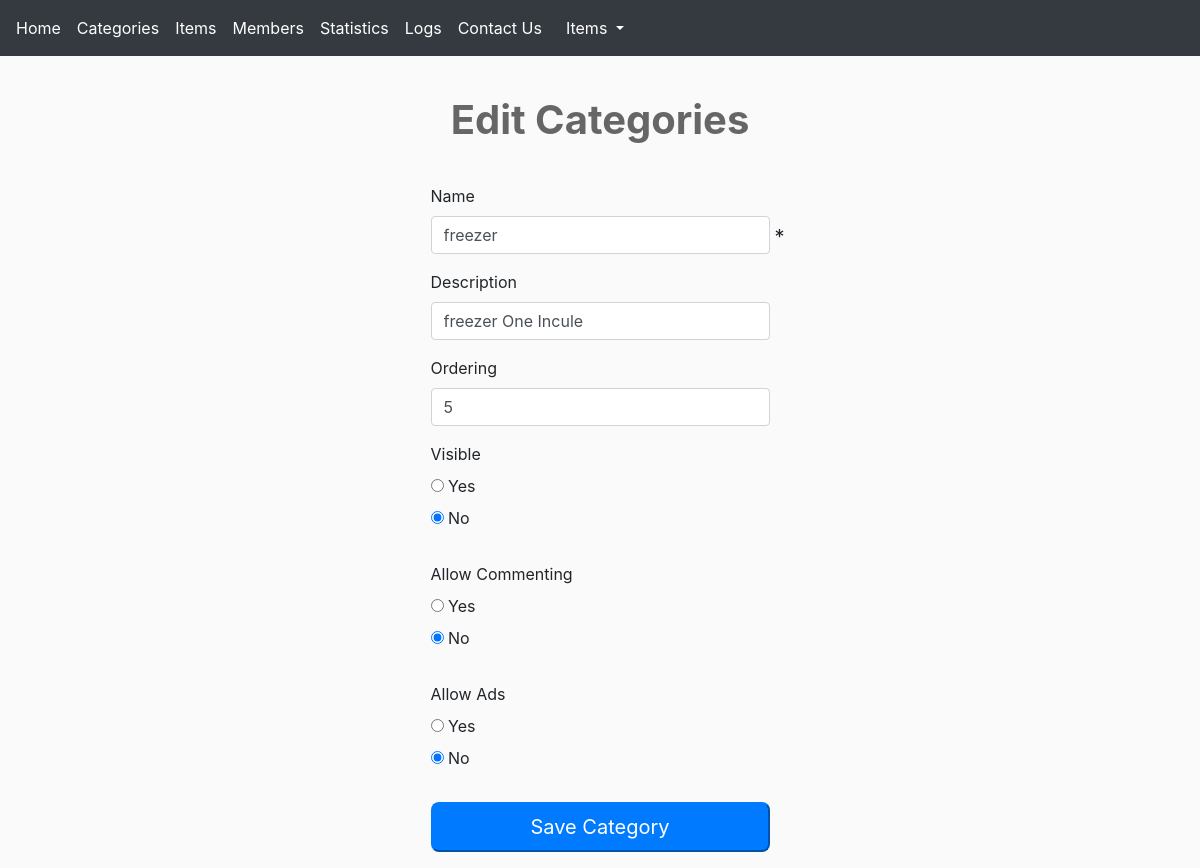
The page /categories.php?do=Edit&catid=1 (signed in) on the database its author committed.
### tables this page shows
CREATE TABLE `categories` (
  `ID` smallint(6) NOT NULL,
  `Name` varchar(255) NOT NULL,
  `Description` text NOT NULL,
  `Ordering` int(11) NOT NULL,
  `Visibility` tinyint(4) NOT NULL DEFAULT 0,
  `Allow_Comment` tinyint(4) NOT NULL DEFAULT 0,
  `Allow_Ads` tinyint(4) NOT NULL DEFAULT 0
);

### categories.php (the view, shortened to what this page needs)
<?php
if(isset($_SESSION['Username'])) {
    include 'ini.php';
    $do = isset($_GET['do']) ? $_GET['do'] : 'Manage';
    if ($do == 'Manage') {
        $sort = 'ASC';
        $sort_array = array('ASC', 'DESC');
        if (isset($_GET['sort']) && in_array($_GET['sort'], $sort_array)) {
            $sort = $_GET['sort'];
        }
        $stmt2 = $con->prepare("SELECT * FROM categories ORDER BY ordering $sort");
        $stmt2->execute();
        $cats = $stmt2->fetchAll(); ?>
        <h1 class="text-center">Manage Categories</h1>
        <div class="container categories">
            <div class="card">
                <div class="card-header">
                    <i class="fas fa-edit"></i> Manage Categories
                    <div class="option float-right">
                    <i class="fas fa-sort"></i> Ordering:[
                        <a class="<?php if ($sort == 'ASC') { echo 'active';} ?>" href="?sort=ASC">Asc</a> |
                        <a class="<?php if ($sort == 'DESC') { echo 'active';} ?>" href="?sort=DESC">Desc</a> ]
                        <i class="fas fa-eye"></i> View:[
                        <span class="active" data-view="full">Full</span> |
                        <span data-view="classic">Classic</span> ]
                    </div>
                </div>
                <div class="card-body">
                    <?php
                  foreach($cats as $cat) {
                    echo '<div class="cat">';
                    echo '<div class="hiddin-button">';
                        echo '<a href="categories.php?do=Edit&catid='. $cat['ID'] .'" class="btn btn-primary btn-sm mr-1"><i class="fas fa-edit btn-editIcon-Cate"></i> Edit </a>';
                        echo '<a href="categories.php?do=Delete&catid='. $cat['ID'] .'" class=" btn btn-danger btn-sm" ><i class="fas fa-times btn-editIcon-Cate"></i> Delete </a>';
                    echo '</div>';
                    echo "<h3>". $cat['Name'] . "</h3>";
                        echo '<div class="full-view">';
                            echo '<p>';
                            if($cat['Description'] == ''){echo'This Is category Has No Description';} else{ echo $cat['Description'];}
                            echo'</p>';
                            if($cat['Visibility'] == 1) {echo'<span class="visiblity"><i class="fas fa-eye"></i> Hidden </span>';}
                            if($cat["Allow_Comment"] == 1) {echo'<span class="commenting"><i class="fas fa-times"></i> Comment Disabled </span>';}
                            if($cat['Allow_Ads'] == 1) {echo'<span class="advertises"><i class="fas fa-times"></i> Ads Disabled </span>';}
                        echo '</div>';
                    echo '</div>';
                    echo '<hr>';
                  }
                     ?>
                </div>
            </div>
            <a class="btn btn-primary mt-3 mb-5" href="categories.php?do=Add">
                <i class="fas fa-plus"></i>
                Add New Category
             </a>
        </div>
            <?php
    } elseif ($do == 'Edit') {
         $catid = isset($_GET['catid']) && is_numeric($_GET['catid']) ? intval($_GET['catid']) : 0 ;
         $stmt = $con->prepare("SELECT * FROM  categories  WHERE  ID = ? ");
         $stmt->execute(array($catid));
         $cat = $stmt->fetch();
         $count = $stmt->rowCount();
if ($count > 0) {  ?>
<h1 class="text-center">Edit Categories</h1>
<div class="container">
<form action="?do=Update" method="POST" id="add-form">
<label class="col-sm-2 control-lable">Name</label>
<div class='form-group col-sm-8 col-md-12'>
         <input  type="text" name="name" class="any-type form-control "  placeholder = "Name Of The Categories " required = "required" value="<?php echo $cat['Name'] ?>">
</div>
<label class="col-sm-2 control-lable">Description</label>
<div class="form-group input-group col-sm-8 col-md-12">
     <input type="text" name="description" id="pass" class="form-control" placeholder = "Describe The Category"  value="<?php echo $cat['Description'] ?>">
</div>
<label class="col-sm-2 control-lable">Ordering</label>
<div class='form-group col-sm-8 col-md-12 '>
         <input type="text" name="ordering" class="form-control" placeholder = "Number To Arrange The Categories" value = "<?php echo $cat['Ordering']  ?>" />
</div>
<label class="col-sm-12 control-lable">Visible</label>
<div class='form-group col-sm-8 col-md-12 mb-4'>
 <div>
     <input type="radio" id="vis-yes" name="visiblity" value="0"
     <?php if ($cat['Visibility'] == 0) {echo 'checked';} ?>  />
     <label for="vis-yes">Yes</label>
 </div>
 <div>
     <input type="radio" id="vis-no" name="visiblity" value="1"
     <?php if ($cat['Visibility'] == 1) {echo 'checked'; } ?> />
     <label for="vis-no">No</label>
 </div>
</div>
<label class="col-sm-12 control-lable">Allow Commenting</label>
<div class='form-group col-sm-8 col-md-12 mb-4'>
 <div>
     <input type="radio" id="com-yes" name="commenting" value="0"
      <?php if ($cat['Allow_Comment'] == 0) {echo 'checked';}?> />
     <label for="com-yes">Yes</label>
 </div>
 <div>
     <input type="radio" id="com-no" name="commenting" value="1"
     <?php if ($cat['Allow_Comment'] == 1) {echo 'checked';} ?> />
     <label for="com-no">No</label>
 </div>
</div>
<label class="col-sm-12 control-lable">Allow Ads</label>
<div class='form-group col-sm-8 col-md-12 mb-4'>
 <div>
     <input type="radio" id="Ads-yes" name="ads" value="0"
      <?php if ($cat['Allow_Ads'] == 0) {echo 'checked'; } ?>/>
     <label for="Ads-yes">Yes</label>
 </div>
 <div>
     <input type="radio" id="Ads-no" name="ads" value="1"
     <?php if ($cat['Allow_Ads'] == 1) {echo 'checked'; } ?>/>
     <label for="Ads-no">No</label>
 </div>
</div>
<div class='form-group  col-sm-12'>
     <input  type="submit" value="Save Category" class="btn-primary btn-block btn-lg rounded-lg" >
</div>
</form>
</div>
<?php } else {
echo '<div class="container">';
 $theMsg = '<div class="alert alert-danger">There Is No Such ID</div>';
 redirectHome($theMsg);
echo '</div>';
}
    } elseif ('Activate') {
    }
    include 'footer.php';
    exit();
}
?>

### layout/css/backend.css (style rules this page uses)
body { background-color:#FAFAFA ; font-size: 16px; }
h1 { font-size: 2.5rem; margin: 40px 0; font-weight: bold; color: #666; }
input.form-control { position: relative; }
@media (min-width: 1200px) { #add-form { max-width: 408px; margin: 0 auto; } }
@media (min-width: 684px) { #add-form { max-width: 369px; margin: 0 auto; } }
.rounded-lg { border-radius:.5rem !important; }

### rows shown on the page
categories: name "freezer", description "freezer One Incule", ordering "5", Visibility "☐ Yes", Visibility "☑ No", Allow_Comment "☐ Yes", Allow_Comment "☑ No", Allow_Ads "☐ Yes", Allow_Ads "☑ No"

### other values the page prints
lang('HOME_ADMIN') "Home"
lang('CATEGORIES') "Categories"
lang('ITEMS') "Items"
lang('MEMBERS') "Members"
lang('STATISICE') "Statistics"
lang('LOGS') "Logs"
